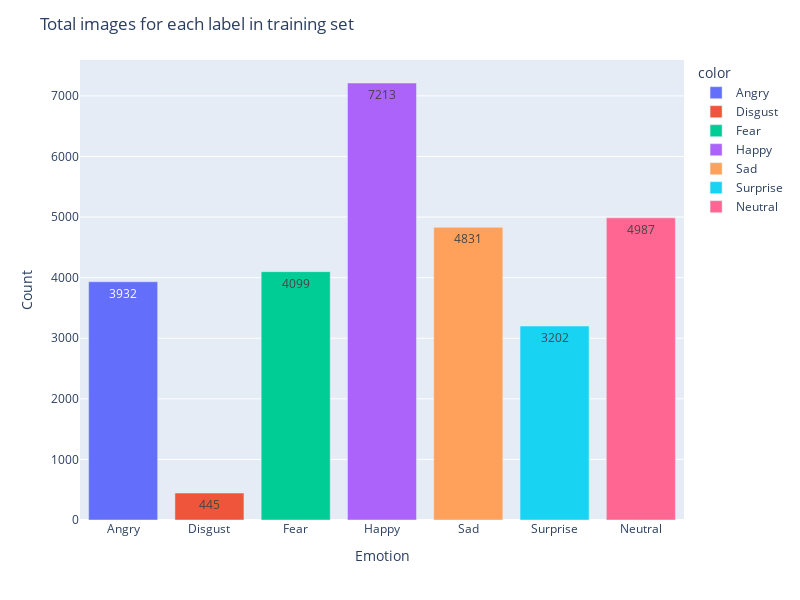

The notebook cell this image was saved under:
### Code cell
fig = px.bar(x=list(labels.keys()), y=list(labels.values()), color=list(labels.keys()))

fig.update_layout(
    title="Total images for each label in training set",
    xaxis_title="Emotion",
    yaxis_title="Count",
    height=600,
    width=800,
)

fig.update_traces(texttemplate="%{y}", textposition="inside")

fig.show()

### Figure 1 — Plotly figure (JSON) as saved in the notebook; plotly's stock layout.template omitted (floating-point values rounded to 4 significant figures)
{"data": [{"alignmentgroup": "True", "hovertemplate": "color=Angry<br>x=%{x}<br>y=%{y}<extra></extra>", "legendgroup": "Angry", "marker": {"color": "#636efa", "pattern": {"shape": ""}}, "name": "Angry", "offsetgroup": "Angry", "orientation": "v", "showlegend": true, "textposition": "inside", "texttemplate": "%{y}", "type": "bar", "x": ["Angry"], "xaxis": "x", "y": [3932], "yaxis": "y"}, {"alignmentgroup": "True", "hovertemplate": "color=Disgust<br>x=%{x}<br>y=%{y}<extra></extra>", "legendgroup": "Disgust", "marker": {"color": "#EF553B", "pattern": {"shape": ""}}, "name": "Disgust", "offsetgroup": "Disgust", "orientation": "v", "showlegend": true, "textposition": "inside", "texttemplate": "%{y}", "type": "bar", "x": ["Disgust"], "xaxis": "x", "y": [445], "yaxis": "y"}, {"alignmentgroup": "True", "hovertemplate": "color=Fear<br>x=%{x}<br>y=%{y}<extra></extra>", "legendgroup": "Fear", "marker": {"color": "#00cc96", "pattern": {"shape": ""}}, "name": "Fear", "offsetgroup": "Fear", "orientation": "v", "showlegend": true, "textposition": "inside", "texttemplate": "%{y}", "type": "bar", "x": ["Fear"], "xaxis": "x", "y": [4099], "yaxis": "y"}, {"alignmentgroup": "True", "hovertemplate": "color=Happy<br>x=%{x}<br>y=%{y}<extra></extra>", "legendgroup": "Happy", "marker": {"color": "#ab63fa", "pattern": {"shape": ""}}, "name": "Happy", "offsetgroup": "Happy", "orientation": "v", "showlegend": true, "textposition": "inside", "texttemplate": "%{y}", "type": "bar", "x": ["Happy"], "xaxis": "x", "y": [7213], "yaxis": "y"}, {"alignmentgroup": "True", "hovertemplate": "color=Sad<br>x=%{x}<br>y=%{y}<extra></extra>", "legendgroup": "Sad", "marker": {"color": "#FFA15A", "pattern": {"shape": ""}}, "name": "Sad", "offsetgroup": "Sad", "orientation": "v", "showlegend": true, "textposition": "inside", "texttemplate": "%{y}", "type": "bar", "x": ["Sad"], "xaxis": "x", "y": [4831], "yaxis": "y"}, {"alignmentgroup": "True", "hovertemplate": "color=Surprise<br>x=%{x}<br>y=%{y}<extra></extra>", "legendgroup": "Surprise", "marker": {"color": "#19d3f3", "pattern": {"shape": ""}}, "name": "Surprise", "offsetgroup": "Surprise", "orientation": "v", "showlegend": true, "textposition": "inside", "texttemplate": "%{y}", "type": "bar", "x": ["Surprise"], "xaxis": "x", "y": [3202], "yaxis": "y"}, {"alignmentgroup": "True", "hovertemplate": "color=Neutral<br>x=%{x}<br>y=%{y}<extra></extra>", "legendgroup": "Neutral", "marker": {"color": "#FF6692", "pattern": {"shape": ""}}, "name": "Neutral", "offsetgroup": "Neutral", "orientation": "v", "showlegend": true, "textposition": "inside", "texttemplate": "%{y}", "type": "bar", "x": ["Neutral"], "xaxis": "x", "y": [4987], "yaxis": "y"}], "layout": {"barmode": "relative", "height": 600, "legend": {"title": {"text": "color"}, "tracegroupgap": 0}, "margin": {"t": 60}, "title": {"text": "Total images for each label in training set"}, "width": 800, "xaxis": {"anchor": "y", "domain": [0, 1], "title": {"text": "Emotion"}}, "yaxis": {"anchor": "x", "domain": [0, 1], "title": {"text": "Count"}}}}
